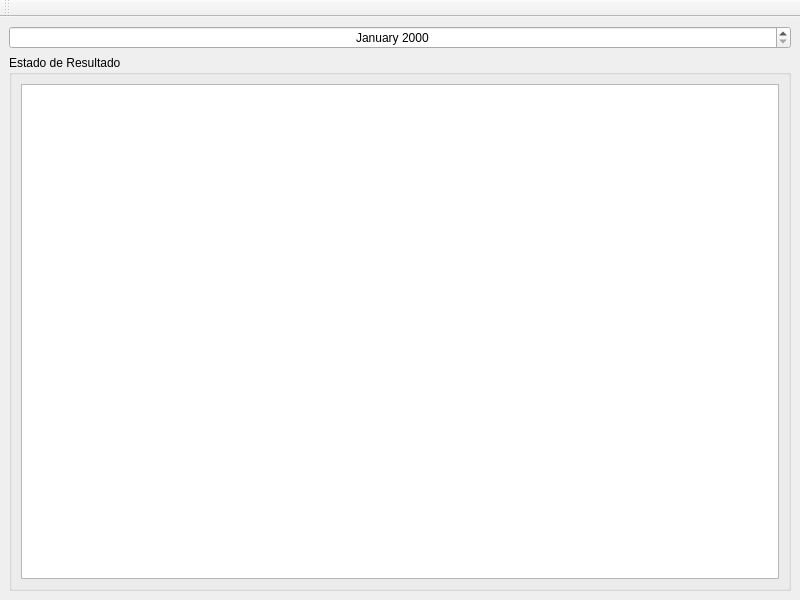
<?xml version="1.0" encoding="UTF-8"?>
<ui version="4.0">
 <class>frmEstadoResultado</class>
 <widget class="QMainWindow" name="frmEstadoResultado">
  <property name="geometry">
   <rect>
    <x>0</x>
    <y>0</y>
    <width>800</width>
    <height>600</height>
   </rect>
  </property>
  <property name="windowTitle">
   <string>Estado de Resultados</string>
  </property>
  <widget class="QWidget" name="centralwidget">
   <layout class="QVBoxLayout" name="verticalLayout_2">
    <item>
     <widget class="QDateTimeEdit" name="dtPicker">
      <property name="alignment">
       <set>Qt::AlignCenter</set>
      </property>
      <property name="displayFormat">
       <string>MMMM yyyy</string>
      </property>
     </widget>
    </item>
    <item>
     <widget class="QSplitter" name="splitter_2">
      <property name="sizePolicy">
       <sizepolicy hsizetype="Expanding" vsizetype="MinimumExpanding">
        <horstretch>0</horstretch>
        <verstretch>0</verstretch>
       </sizepolicy>
      </property>
      <property name="orientation">
       <enum>Qt::Horizontal</enum>
      </property>
      <widget class="QSplitter" name="splitter">
       <property name="sizePolicy">
        <sizepolicy hsizetype="MinimumExpanding" vsizetype="MinimumExpanding">
         <horstretch>0</horstretch>
         <verstretch>0</verstretch>
        </sizepolicy>
       </property>
       <property name="orientation">
        <enum>Qt::Vertical</enum>
       </property>
       <widget class="QGroupBox" name="groupBox_3">
        <property name="minimumSize">
         <size>
          <width>0</width>
          <height>240</height>
         </size>
        </property>
        <property name="title">
         <string>Estado de Resultado</string>
        </property>
        <layout class="QVBoxLayout" name="verticalLayout">
         <item>
          <widget class="QTableView" name="tabledetails"/>
         </item>
        </layout>
       </widget>
      </widget>
     </widget>
    </item>
   </layout>
  </widget>
  <widget class="QToolBar" name="toolBar">
   <property name="windowTitle">
    <string>toolBar</string>
   </property>
   <attribute name="toolBarArea">
    <enum>TopToolBarArea</enum>
   </attribute>
   <attribute name="toolBarBreak">
    <bool>false</bool>
   </attribute>
  </widget>
 </widget>
 <resources>
  <include location="res.qrc"/>
 </resources>
 <connections/>
</ui>
